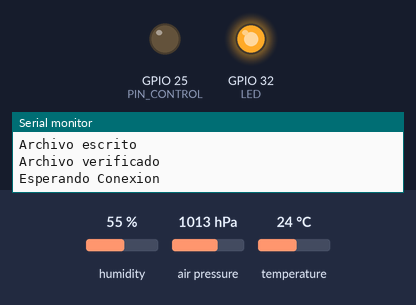
Bench run of a sketch on a simulated ESP32. Parts: output pins drawn as LEDs (lit = HIGH), the last lines printed to the serial monitor. Inputs (shaded band) come from the test bench; at power-on: humidity 55 %, air pressure 1013 hPa, temperature 24 °C. WiFi joins after 1.5 s; servers stay silent unless stated; uploads are accepted with an empty reply; the local clock reads 2024-03-15 10:24:30 at power-on unless the sketch sets it; storage starts empty; pins used as bus, display or sensor lines are not drawn. At 5.6 s the program puts the board to deep sleep or switches it off; the recording ends there.

Above: at 0.1 s.
At 1.1 s:
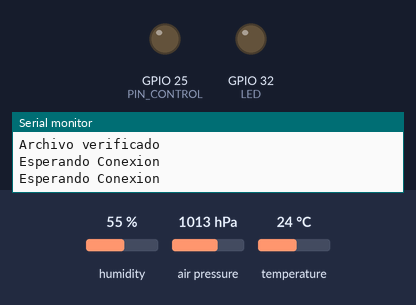
At 2.1 s:
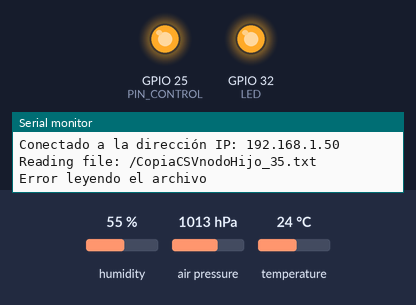
Timing chart, 0 to 5.6 s (numbered marks = the images above):
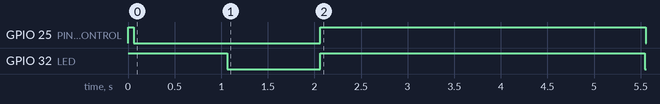

Measured:
- by itself, GPIO 25 (PIN_CONTROL): LOW → HIGH at 0.00 s, → LOW 0.06 s later, → HIGH 2.0 s later, → LOW 3.5 s later
- by itself, GPIO 32 (LED): LOW → HIGH at 0.00 s, → LOW 1.1 s later, → HIGH 1.0 s later, → LOW 3.5 s later

The sketch:

nodo_hijo.ino
```cpp
#define ID_NODO ("35")
#define PATH ("/CSVnodoHijo_35.txt")
#define PATH2 ("/CopiaCSVnodoHijo_35.txt")
#define DATA_TOTAL ("/dataTotal_hijo_35.txt")

#include <WiFi.h>
#include <HTTPClient.h>

#include <Wire.h>
#include <Adafruit_BME280.h>
#define SEALEVELPRESSURE_HPA (1013.25)
#define BME_ADDRESS (0x76)

// variables del sleep
// #define TIME_OF_SAMPLING 3600000 //1 hora
#define SAMPLING_TIME 3600000 // 900000//3600000 //240000 //2 minutos prueba
#define CONECTION_TIME 180000//5000//180000   // tiempo en que se espera la conexion al nodo padre
#define mS_TO_uS_FACTOR 1000    // factor para pasar milis a micro segundos
#define S_TO_mS_FACTOR 60000       // factor para pasar segundos a milisegundos segundos

const char *ssid = "GIDEAMSERVER";
const char *password = "1234567890";

String serverName = "http://192.168.4.1/";
const char *pathData = "data";
const char *pathHora = "hora";
String responseHora;

Adafruit_BME280 bme;

unsigned long lastTime = 0;
unsigned long timerDelay = 0;

// variables HD38
#define sensorPin 26 // Pin analógico conectado al sensor

// bateria
#define bateryPin 33

// varibles SOIL NPK MODBUS
#define RE 15
#define RXD2 16
#define TXD2 17

//pin led
#define LED 32
boolean stateLed = true;

#define PIN_CONTROL 25

#include "usb_functions.h";
#include "tinyRTC_functions.h";
#include "mediciones.h";

void setup()
{
  Serial.begin(115200);

  pinMode(LED,OUTPUT);
  digitalWrite(LED,stateLed);

  pinMode(PIN_CONTROL,OUTPUT);
  digitalWrite(PIN_CONTROL,stateLed);

  while (!Serial)
  {
    Serial.print("."); // Espera hasta que el puerto serial se conecte
  }

  Serial.print("Nodo: ");
  Serial.println(ID_NODO);

  Wire.begin();
  setupRTC();
  setUp();
  sendData();
  flag = true;

  // modo deep sleep
  Serial.println("entrando a modo deep sleep");
  sleepEsp();
}

void loop() {}
```

mediciones.h
```cpp
String readBME280Temperature()
{
  // Read temperature as Celsius (the default)
  float t = bme.readTemperature();
  // Convert temperature to Fahrenheit
  // t = 1.8 * t + 32;
  if (isnan(t))
  {
    Serial.println("Failed to read from BME280 sensor!");
    return "0";
  }
  else
  {
    // Serial.println(String("temperatura BME: ")+String(t));
    return String(t);
  }
}

String readBME280Humidity()
{
  float h = bme.readHumidity();
  if (isnan(h))
  {
    Serial.println("Failed to read from BME280 sensor!");
    return "0";
  }
  else
  {
    // Serial.println(String("humedad BME: ")+String(h));
    return String(h);
  }
}

String readBME280Pressure()
{
  float p = bme.readPressure() / 100.0F;
  if (isnan(p))
  {
    Serial.println("Failed to read from BME280 sensor!");
    return "0";
  }
  else
  {
    // Serial.println(String("presion BME: ")+String(p));
    return String(p);
  }
}
String readBME280Altitude()
{

  float a = bme.readAltitude(SEALEVELPRESSURE_HPA);

  if (isnan(a))
  {
    Serial.println("Failed to read from BME280 sensor!");
    return "0";
  }
  else
  {
    // Serial.println(String("altitud BME: ")+String(a));
    return String(a);
  }
}

String readDH38Humidity()
{
  int sensorValue = 0; // Variable para almacenar el valor leído
  int humedad = 0;
  sensorValue = analogRead(sensorPin);
  humedad = map(sensorValue, 0, 4095, 100, 0);
  return String(humedad);
}

String readBatery()
{
  int sensorValue = 0;
  float voltaje = 0.0;
  sensorValue = analogRead(bateryPin);
  voltaje = (sensorValue * (13.0 / 4095.0));
  return String(voltaje);
}

void initNpkSensor()
{
  Serial2.begin(4800, SERIAL_8N1, RXD2, TXD2);
  pinMode(RE, OUTPUT);
  digitalWrite(RE, HIGH);
}

String soilData()
{
  initNpkSensor();

  //Peticion Modbus para leer todos los valores
  const byte allMeasure[] = {0x01, 0x03, 0x00, 0x00, 0x00, 0x07, 0x04, 0x08};

  // Recoleccion de valores
  byte values[19];

  uint16_t humidityInt, temperatureInt, conductivity, PHInt, nitro, phos, pota = 0;
  float humidity, temperature, PH = 0.0;

  digitalWrite(RE, HIGH);

  if (Serial2.write(allMeasure, sizeof(allMeasure)) == 8)
  {
    delay(18);
    digitalWrite(RE, LOW);
    delay(12);

    Serial2.readBytes(values, sizeof(values));

    humidityInt = (values[3] << 8) | values[4];
    humidity = humidityInt / 10.0F;

    temperatureInt = (values[5] << 8) | values[6];
    temperature = temperatureInt / 10.0F;

    conductivity = (values[7] << 8) | values[8];

    PHInt = (values[9] << 8) | values[10];
    PH = PHInt / 10.0F;

    nitro = (values[11] << 8) | values[12];

    phos = (values[13] << 8) | values[14];

    pota = (values[15] << 8) | values[16];

    /*Serial.print("humedad: ");
    Serial.print(humidity);
    Serial.println();

    Serial.print("temperatura: ");
    Serial.print(temperature);
    Serial.println();

    Serial.print("conductividad: ");
    Serial.print(conductivity);
    Serial.println();

    Serial.print("PH: ");
    Serial.print(PH);
    Serial.println();

    Serial.print("Nitrogeno: ");
    Serial.print(nitro);
    Serial.println();

    Serial.print("Fosforo: ");
    Serial.print(phos);
    Serial.println();

    Serial.print("potasio: ");
    Serial.print(pota);
    Serial.println();*/
  }
  String result = "";
  result += String(humidity);
  result.concat(separador);
  result += String(temperature);
  result.concat(separador);
  result += String(conductivity);
  result.concat(separador);
  result += String(PH);
  result.concat(separador);
  result += String(nitro);
  result.concat(separador);
  result += String(phos);
  result.concat(separador);
  result += String(pota);

  return result;
}

// convierte de long a string
unsigned long longToString(String timeEpoch)
{

  unsigned long y = 0;

  for (int i = 0; i < timeEpoch.length(); i++)
  {
    char c = timeEpoch.charAt(i);
    if (c < '0' || c > '9')
      break;
    y *= 10;
    y += (c - '0');
  }

  return y;
}

void sleepEsp()
{
  Serial.println("entrando a modo deep sleep");
  unsigned long minuteToMicroSec = getMinute()*S_TO_mS_FACTOR;
  timerDelay = SAMPLING_TIME - minuteToMicroSec;
  digitalWrite(LED,false);
  digitalWrite(PIN_CONTROL,false);
  WiFi.disconnect(true, true);
  esp_sleep_enable_timer_wakeup(timerDelay* mS_TO_uS_FACTOR);
  esp_deep_sleep_start();
}

boolean getHora()
{

  WiFiClient client;
  HTTPClient http;
  http.begin(client, serverName + pathHora);
  int httpResponseCode = http.GET();

  if (httpResponseCode == 200)
  {
    Serial.println("Petición de hora exitosa");
    responseHora = http.getString();
    setTimeRTC(longToString(responseHora));
    http.end();
    return true;
  }
  Serial.print("Error solicitando hora, response code: ");
  Serial.println(httpResponseCode);
  http.end();
  return false;
}

boolean sendPost(String httpRequestData)
{
  digitalWrite(LED,stateLed);
  // enviar post
  WiFiClient client;
  HTTPClient http;
  http.begin(client, serverName + pathData);
  http.addHeader("Content-Type", "text/plain");

  int httpResponseCode = http.POST(httpRequestData);

  if (httpResponseCode == 200)
  {
    Serial.println("Enviado");
    //timerDelay = longToString(http.getString());
    //timerDelay = SAMPLING_TIME - timerDelay;
    http.end();
    return true;
  }
  Serial.print("Error de envio, response code: ");
  Serial.println(httpResponseCode);
  http.end();
  return false;
}

String measurement(String timeNow)
{
  bme.begin(BME_ADDRESS);
  SD.begin(5);

  char finalizador = '\n';
  Serial.println("Medicion inicida");
  String object_med = ID_NODO;
  object_med.concat(separador);
  object_med.concat(timeNow);
  object_med.concat(separador);
  delay(500);
  object_med.concat(readBME280Temperature());
  object_med.concat(separador);
  delay(500);
  object_med.concat(readBME280Humidity());
  object_med.concat(separador);
  delay(500);
  object_med.concat(readBME280Pressure());
  object_med.concat(separador);
  delay(500);
  object_med.concat(readBME280Altitude());
  object_med.concat(separador);
  object_med.concat(readDH38Humidity());
  object_med.concat(separador);
  object_med.concat(soilData());
  object_med.concat(separador);
  object_med.concat(readBatery());
  object_med.concat(finalizador);
  Serial.println(object_med);

  return object_med;
}

void sendData()
{

  String dataMeasurement = leerArchivo(SD, PATH2);
  if (dataMeasurement.length() > 1)
  {
    if (sendPost(dataMeasurement))
    {
      stateLed = !stateLed;
      digitalWrite(LED,stateLed);
      writeFile(SD, PATH2, String("").c_str());
    }
  }

  getHora();
  dataMeasurement = measurement(getTimeRTC());
  appendFile(SD, DATA_TOTAL, dataMeasurement.c_str());

  if (sendPost(dataMeasurement))
  {
    stateLed = !stateLed;
    digitalWrite(LED,stateLed);
    appendFile(SD, PATH, dataMeasurement.c_str());
    stateLed = !stateLed;
    digitalWrite(LED,stateLed);
  }
  else
  {
    appendFile(SD, PATH2, dataMeasurement.c_str());
    digitalWrite(LED,false);
    Serial.println("Trama no enviada, entrando a modo deep sleep");
    sleepEsp();
  }
}

void switchOffSD()
{
  SD.end();
  SPI.end();
}

void setUp()
{
  lastTime = millis();

  String init = "ID_NODO";
  init.concat(separador);
  init.concat("fecha");
  init.concat(separador);
  init.concat("temperatura_BME");
  init.concat(separador);
  init.concat("humedad_BME");
  init.concat(separador);
  init.concat("presion_BME");
  init.concat(separador);
  init.concat("altitud_BME");
  init.concat(separador);
  init.concat("humedad_HD38");
  init.concat(separador);
  init.concat("humedad_SOIL");
  init.concat(separador);
  init.concat("temperatura_SOIL");
  init.concat(separador);
  init.concat("conductividad_SOIL");
  init.concat(separador);
  init.concat("PH_SOIL");
  init.concat(separador);
  init.concat("nitrogeno_SOIL");
  init.concat(separador);
  init.concat("fosforo_SOIL");
  init.concat(separador);
  init.concat("potasio_SOIL");
  init.concat(separador);
  init.concat("nivel_bateria\n");

  boolean noBME = true;
  unsigned long LastTimeBME = millis();
  while (noBME)
  {
    if(!bme.begin(BME_ADDRESS))
    {
      Serial.println("Modulo BME no conectado");
      stateLed = !stateLed;
      digitalWrite(LED,stateLed);

      if (((millis() - LastTimeBME) > CONECTION_SD_TIME))
      {
        noBME = false;
      }
      delay(300);
    }else
    {
      noBME = false;
      Serial.println("BME conectado");
    }

  }

  Serial.println("Inicializando SD card...");
  unsigned long lastTimeUSB = millis();
  while (!SD.begin(5))
  {
    if (((millis() - lastTimeUSB) > CONECTION_SD_TIME))
    {
      sleepEsp();
    }
    Serial.println("Modulo SD no conectado");
    digitalWrite(LED,stateLed);
    stateLed = !stateLed;
    delay(2000);
  }
  stateLed = true;
  digitalWrite(LED,stateLed);
  Serial.println("Modulo SD conectado");

  initFile(SD, PATH, init);
  initFile(SD, DATA_TOTAL, init);
  Serial.println("Archivo verificado");

  WiFi.begin(ssid, password);
  //measurement(getTimeRTC());

  switchOffSD();

  digitalWrite(PIN_CONTROL,false);

  while (WiFi.status() != WL_CONNECTED)
  {
    Serial.println("Esperando Conexion");
    WiFi.begin(ssid, password);
    digitalWrite(LED,stateLed);
    stateLed = !stateLed;

    if (((millis() - lastTime) > CONECTION_TIME))
    {
      digitalWrite(PIN_CONTROL,true);
      String measurementString = measurement(getTimeRTC());
      appendFile(SD, PATH2, measurementString.c_str());
      appendFile(SD, DATA_TOTAL, measurementString.c_str());
      sleepEsp();
    }

    delay(1000);
  }
  stateLed = true;
  digitalWrite(LED,stateLed);
  digitalWrite(PIN_CONTROL,stateLed);
  Serial.println("");
  Serial.print("Conectado a la dirección IP: ");
  Serial.println(WiFi.localIP());
}
```

tinyRTC_functions.h
```cpp
#include <ESP32Time.h>
#include <RTClib.h>

// RTCESP_DATA_ATTR boolean flag = false; //se indica si el reset ha sido por el mmodo deep sleep
// RTCESP_DATA_ATTR boolean rebootNow = false;  //se indica si el reset ha sido por el mmodo deep sleep

// reloj externo
RTC_DS1307 rtc;
DateTime now;
// reloj interno de la esp
ESP32Time rtcESP;

RTC_DATA_ATTR boolean flag = false;

void setTimeRTC(long timeRequest)
{
  rtcESP.setTime(timeRequest);
  rtc.adjust(DateTime(timeRequest));
  now = rtc.now();
}

String getTimeRTC()
{
  if (rtc.begin())
  {
    Serial.println("hora modulo RTC");
    now = rtc.now();
    return now.timestamp();
  }
  else
  {
    Serial.println("hora esp");
    return rtcESP.getTime("%FT%T");
  }
}

int getMinute()
{
  if (rtc.begin())
  {
    now = rtc.now();
    return now.minute();
  }else
  {
    return rtcESP.getMinute();
  }
}

void setupRTC()
{
  lastTime = millis();
  DateTime rtcOneCharge = DateTime(F(__DATE__), F(__TIME__));
  long rtcUnixOneCharge = long(rtcOneCharge.unixtime());
  long rtcUnix;
  boolean noRTC = true;
  boolean lastTimeRTC = millis();
  while (noRTC)
  {
    if(!rtc.begin())
    {
      if (((millis() - lastTimeRTC) > CONECTION_SD_TIME))
      {
        digitalWrite(LED,true);
        noRTC = false;
      }
      Serial.println("Modulo RTC no conectado");
      digitalWrite(LED,stateLed);
      delay(500);
      stateLed = !stateLed;
    }else
    {
      noRTC = false;
    }

  }

  if (rtc.begin())
  {

    Serial.println("módulo RTC conectado");
    now = rtc.now();

    rtcUnix = long(now.unixtime());

    if (rtcUnix < rtcUnixOneCharge)
    {
      rtc.adjust(rtcOneCharge);
      now = rtc.now();
      Serial.println("hora ajustada");
    }

    rtcESP.setTime(long(now.unixtime()));
  }
  else
  {
    Serial.println("módulo RTC no conectado");

    rtcUnix = rtcESP.getEpoch();

    if (rtcUnix < rtcUnixOneCharge)
    {
      rtcESP.setTime(rtcOneCharge.unixtime());
    }
  }
  Serial.println(getTimeRTC());
}
```

usb_functions.h
```cpp
// lib SPI para leer y escribir en la micro SD
#include <SPI.h>
#include <SD.h>
#include <FS.h>

#define CONECTION_SD_TIME 12000 // tiempo que chequea si la SD funciona

char separador = ';';

String leerArchivo(fs::FS &fs, const char *path)
{

  String payload = "";
  Serial.printf("Reading file: %s\n", path);

  File file = fs.open(path);
  if (file)
  {
    while (file.available())
    {
      char ch = file.read();
      payload += ch;
    }
    file.close();
    Serial.println(" Archivo leido");
    return payload;
  }
  else
  {
    Serial.println("Error leyendo el archivo");
    return "";
  }
}

// check para archivo csv
boolean checkChar(fs::FS &fs, const char *path, String headerCheck)
{
  File file = fs.open(path);
  String header = "";
  if (!file)
  {
    Serial.println("Failed to open file for reading");
    return false;
  }

  Serial.print("Read from file for check char: ");
  while (file.available())
  {
    char charFile = file.read();
    header += charFile;
    if (charFile == '\n')
    {
      file.close();
      if (header == headerCheck)
      {
        return true;
      }
      return false;
    }
  }
  file.close();
  return false;
}

boolean checkFile(fs::FS &fs, const char *path)
{

  File file = fs.open(path);
  if (!file)
  {
    Serial.println("El archivo buscado no existe");
    file.close();
    return false;
  }

  Serial.printf("verificando archivo: %s\n", path);
  if (file.available())
  {
    file.close();
    return true;
  }
}

void writeFile(fs::FS &fs, const char *path, const String mensaje)
{
  Serial.printf("Escribiendo el archivo: %s\n", path);

  File file = fs.open(path, FILE_WRITE);
  if (!file)
  {
    Serial.println("Error al abrir el archivo para escribirlo");
    return;
  }
  if (file.print(mensaje))
  {
    Serial.println("Archivo escrito");
  }
  else
  {
    Serial.println("Error al escribir");
  }
  file.close();
}

void appendFile(fs::FS &fs, const char *path, const char *message)
{
  Serial.printf("Appending to file: %s\n", path);

  File file = fs.open(path, FILE_APPEND);
  if (!file)
  {
    Serial.println("Failed to open file for appending");
    return;
  }
  if (file.print(message))
  {
    Serial.println("Message appended");
  }
  else
  {
    Serial.println("Append failed");
  }
  file.close();
}

void initFile(fs::FS &fs, const char * path, String init){
  if(checkFile(SD, path)){
    if(!checkChar(SD, path, init)){
      writeFile(SD, path, init.c_str());
    }
  }else{
    writeFile(SD, path, init.c_str());
  }
}
```
